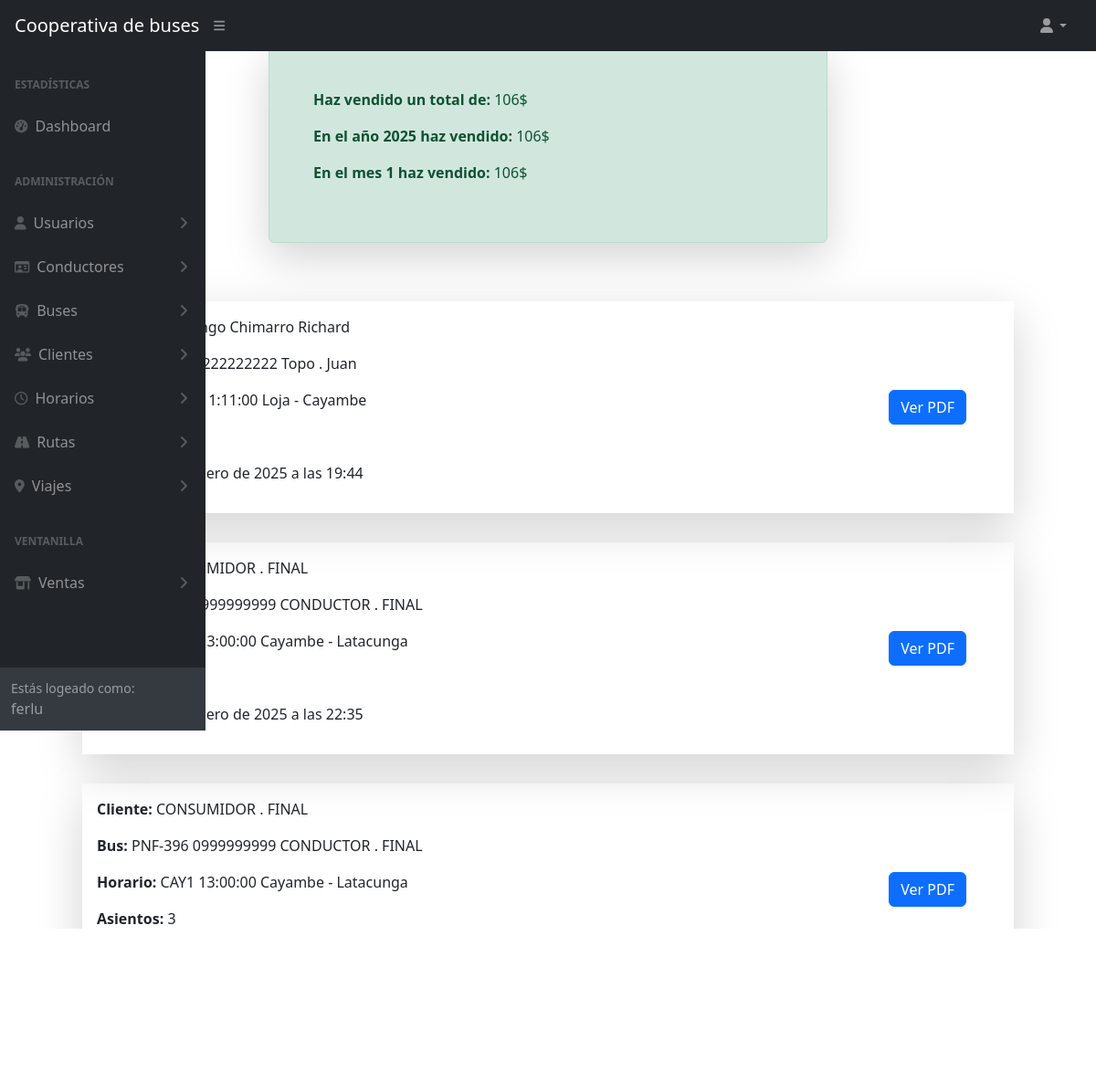
Page /ventas/ (signed in) on the committed database.
### Apps/ventas/models.py (models this page shows, shortened)
class Venta(models.Model):
    id = models.BigAutoField(primary_key=1)
    cliente = models.ForeignKey(Cliente, on_delete=models.RESTRICT, verbose_name='Para qué cliente es el asiento?')
    bus = models.ForeignKey(Buses, on_delete=models.RESTRICT, verbose_name='Unidad')
    horario = models.ForeignKey(Horario, on_delete=models.RESTRICT, verbose_name='Horario')
    asiento = models.ManyToManyField(Asientos, related_name='asientos')
    fecha = models.DateTimeField(auto_now=True, auto_created=True)

### Apps/clientes/models.py (models this page shows)
class Cliente(models.Model):
    id = models.AutoField(primary_key=True)
    dni = models.CharField(unique=True, max_length=10)
    apellido1 = models.CharField(max_length=150)
    apellido2 = models.CharField(max_length=150)
    nombres = models.CharField(max_length=150)
    email = models.EmailField()
    def __str__(self):
        return f'{self.apellido1} {self.apellido2} {self.nombres}'

### Apps/buses/models.py (models this page shows)
class Buses(models.Model):
    id = models.AutoField(primary_key=True)
    placa = models.CharField(max_length=8, unique=True, verbose_name='PLACA')
    foto = models.ImageField(upload_to='buses/', default='buses/bus.png', verbose_name='FOTO DE LA UNIDAD')
    conductor = models.ForeignKey(Conductores, on_delete=models.CASCADE, null=True, verbose_name='CONDUCTOR DE LA UNIDAD')
    marca = models.CharField(max_length=50, verbose_name='MARCA DE LA UNIDAD')
    anio = models.PositiveIntegerField(verbose_name='AÑO DE LA UNIDAD')
    horario = models.ManyToManyField(Horario, verbose_name='HORARIOS', null=True)
    estado = models.CharField(max_length=30, default='ACTIVO', verbose_name='ESTADO DE LA UNIDAD', choices=[('ACTIVO','ACTIVO'),('NO ACTIVO','NO ACTIVO')])
    def __str__(self):
        return f'{self.placa} {self.conductor}'

### Apps/conductores/models.py (models this page shows)
class Conductores(models.Model):
    id = models.AutoField(primary_key=True)
    dni = models.CharField(unique=True, max_length=10)
    foto = models.ImageField(upload_to='conductores/', default='conductores/conductor_default.png')
    apellido1 = models.CharField(max_length=150)
    apellido2 = models.CharField(max_length=150)
    nombres = models.CharField(max_length=150)
    email = models.EmailField()
    celular = models.CharField(max_length=10)
    def __str__(self):
        return f"{self.dni} {self.apellido1} {self.apellido2} {self.nombres}"

### Apps/horarios/models.py (models this page shows)
class Horario(models.Model):
    id = models.AutoField(primary_key=True)
    codigo = models.CharField(max_length=10, unique=True)
    hora = models.TimeField()
    ruta = models.ForeignKey(Ruta, related_name='ruta_del_horario', on_delete=models.DO_NOTHING, blank=True, null=True)
    def __str__(self):
        return f"{self.codigo} {self.hora} {self.ruta}"

### Apps/rutas/models.py (models this page shows)
class Ruta(models.Model):
    id = models.BigAutoField(primary_key=True)
    codigo = models.CharField(max_length=10, unique=True)
    partida = models.TextField(verbose_name='Lugar de Partida')
    destino = models.TextField(verbose_name='Lugar de Llegada')
    precio = models.DecimalField(verbose_name='Precio', default=0.3, max_digits=4, decimal_places=2)
    def __str__(self):
        return f'{self.partida} - {self.destino}'

### Apps/ventas/views.py (the view)
# urls.py: path('', views.dash),
def dash(request):
    context = {'titulo': 'Panel de Ventas',
               'ventas':Venta.objects.all(),
               'total_ventas':Venta.objects.select_related('horario__ruta').aggregate(total_ventas=Sum('horario__ruta__precio'))['total_ventas'],
               'ventas_por_anio':(
                        Venta.objects
                        .annotate(anio=ExtractYear('fecha'))
                        .values('anio')
                        .annotate(total_ventas=Sum('horario__ruta__precio'))
                        .order_by('anio')
                    ),
                'ventas_por_mes':(
                        Venta.objects
                        .annotate(mes=ExtractMonth('fecha'))
                        .values('mes')
                        .annotate(total_ventas=Sum('horario__ruta__precio'))
                        .order_by('mes')
                    )
               }
    return render(request, 'dash.html', context)

### Apps/ventas/templates/dash.html
{% extends 'base.html' %}
{% block body %}
<div class="row d-flex justify-content-center">
    <div class="alert alert-success col-6 shadow-lg m-5 p-5">
        <p><b>Haz vendido un total de: </b>{{total_ventas}}$</p>
        {% for anio in ventas_por_anio %}
            <p><b>En el año {{anio.anio}} haz vendido: </b>{{anio.total_ventas}}$</p>
        {% endfor %}
        {% for mes in ventas_por_mes %}
            <p><b>En el mes {{mes.mes}} haz vendido: </b>{{mes.total_ventas}}$</p>
        {% endfor %}
    </div>
</div>
<div class="row d-flex justify-content-center">
    {% for v in ventas %}
    <div class="col-10 container shadow-lg m-3 p-3">
        <div class="row">
            <div class="col-6">
                <p><b>Cliente:</b> {{v.cliente}}</p>
                <p><b>Bus:</b> {{v.bus}}</p>
                <p><b>Horario:</b> {{v.horario}}</p>
                <p><b>Asientos:</b> {{v.asiento.count}}</p>
                <p><b>Fecha:</b> {{v.fecha}}</p>
            </div>
            <div class="col-6 d-flex align-items-center justify-content-end p-5">
                <a href="/facturas/factura/{{v.id}}/pdf/" class="btn btn-primary" >Ver PDF</a>
            </div>
        </div>
    </div>
    {% endfor %}
</div>
{% endblock %}

### Apps/web/templates/base.html (shortened to what this page needs)
{% load static %}
<!DOCTYPE html>
<html lang="es" data-bs-theme="light">
<head>
    <link rel="stylesheet" href="{% static 'css/styles.css' %}">
    <link rel="stylesheet" href="https://cdnjs.cloudflare.com/ajax/libs/izitoast/1.4.0/css/iziToast.min.css"
 />
    <link href="https://cdn.jsdelivr.net/npm/select2@4.1.0-rc.0/dist/css/select2.min.css" rel="stylesheet" />
    <link rel="stylesheet" href="https://cdn.datatables.net/2.2.1/css/dataTables.bootstrap5.css">
    <link rel="stylesheet" href="https://cdn.datatables.net/buttons/3.2.0/css/buttons.bootstrap5.css">
</head>
<body class="sb-nav-fixed">
    <nav class="sb-topnav navbar navbar-expand navbar-dark bg-dark">
        <a class="navbar-brand ps-3" href="/">Cooperativa de buses</a>
        <button class="btn btn-link btn-sm order-1 order-lg-0 me-4 me-lg-0" id="sidebarToggle" href="#!"><i class="fas fa-bars"></i></button>
        {% if user.is_authenticated %}
        <ul class="navbar-nav ms-auto ms-md-0 me-3 me-lg-4">
            <li class="nav-item dropdown">
                <a class="nav-link dropdown-toggle" id="navbarDropdown" href="#" role="button" data-bs-toggle="dropdown" aria-expanded="false"><i class="fas fa-user fa-fw"></i></a>
            </li>
        </ul>
        {% endif %}
    </nav>
    <div id="layoutSidenav">
        <div id="layoutSidenav_nav">
            <nav class="sb-sidenav accordion sb-sidenav-dark" id="sidenavAccordion">
                <div class="sb-sidenav-menu">
                    <div class="nav">
                        <div class="sb-sidenav-menu-heading">Estadísticas</div>
                        <a class="nav-link" href="/">
                            <div class="sb-nav-link-icon"><i class="fas fa-tachometer-alt"></i></div>
                            Dashboard
                        </a>
                        <div class="sb-sidenav-menu-heading">Administración</div>
                        <a class="nav-link collapsed" href="#" data-bs-toggle="collapse" data-bs-target="#collapseLayouts" aria-expanded="false" aria-controls="collapseLayouts">
                            <div class="sb-nav-link-icon"><i class="fas fa-user"></i></div>
                            Usuarios
                            <div class="sb-sidenav-collapse-arrow"><i class="fas fa-angle-down"></i></div>
                        </a>
                        <a class="nav-link collapsed" href="#" data-bs-toggle="collapse" data-bs-target="#conductores" aria-expanded="false" aria-controls="collapseLayouts">
                            <div class="sb-nav-link-icon"><i class="fa-regular fa-id-card"></i></div>
                            Conductores
                            <div class="sb-sidenav-collapse-arrow"><i class="fas fa-angle-down"></i></div>
                        </a>
                        <a class="nav-link collapsed" href="#" data-bs-toggle="collapse" data-bs-target="#buses" aria-expanded="false" aria-controls="collapseLayouts">
                            <div class="sb-nav-link-icon"><i class="fa-solid fa-bus"></i></div>
                            Buses
                            <div class="sb-sidenav-collapse-arrow"><i class="fas fa-angle-down"></i></div>
                        </a>
                        <a class="nav-link collapsed" href="#" data-bs-toggle="collapse" data-bs-target="#clientes" aria-expanded="false" aria-controls="collapseLayouts">
                            <div class="sb-nav-link-icon"><i class="fa fa-users"></i></div>
                            Clientes
                            <div class="sb-sidenav-collapse-arrow"><i class="fas fa-angle-down"></i></div>
                        </a>
                        <a class="nav-link collapsed" href="#" data-bs-toggle="collapse" data-bs-target="#horarios" aria-expanded="false" aria-controls="collapseLayouts">
                            <div class="sb-nav-link-icon"><i class="fa-regular fa-clock"></i></div>
                            Horarios
                            <div class="sb-sidenav-collapse-arrow"><i class="fas fa-angle-down"></i></div>
                        </a>
                        <a class="nav-link collapsed" href="#" data-bs-toggle="collapse" data-bs-target="#rutas" aria-expanded="false" aria-controls="collapseLayouts">
                            <div class="sb-nav-link-icon"><i class="fa-solid fa-road"></i></div>
                            Rutas
                            <div class="sb-sidenav-collapse-arrow"><i class="fas fa-angle-down"></i></div>
                        </a>
                        <a class="nav-link collapsed" href="#" data-bs-toggle="collapse" data-bs-target="#viajes" aria-expanded="false" aria-controls="collapseLayouts">
                            <div class="sb-nav-link-icon"><i class="fa-solid fa-location-dot"></i></div>
                            Viajes
                            <div class="sb-sidenav-collapse-arrow"><i class="fas fa-angle-down"></i></div>
                        </a>
                        <div class="sb-sidenav-menu-heading">Ventanilla</div>
                        <a class="nav-link collapsed" href="#" data-bs-toggle="collapse" data-bs-target="#ventas" aria-expanded="false" aria-controls="collapseLayouts">
                            <div class="sb-nav-link-icon"><i class="fa-solid fa-shop"></i></div>
                            Ventas
                            <div class="sb-sidenav-collapse-arrow"><i class="fas fa-angle-down"></i></div>
                        </a>
                    </div>
                </div>
                {% if user.is_authenticated %}
                <div class="sb-sidenav-footer">
                    <div class="small">Estás logeado como: </div>
                    {{user}}
                </div>
                {% endif %}
            </nav>
        </div>
    </div>
    <div class="layoutSidenav_content">
        {% block body %}
        {% endblock %}
    </div>
</body>
<footer>
    <div class="row d-flex justify-content-center">
        <div class="col-12 m-3 text-center">
            <br>
        </div>
    </div>
</footer>
</html>

### rows in the picture
Venta: cliente "Farinango Chimarro Richard", bus "ILY-1111 2222222222 Topo . Juan", horario "H100 11:11:00 Loja - Cayambe", fecha "13 de enero de 2025 a las 19:44"
Venta: cliente "CONSUMIDOR . FINAL", bus "PNF-396 0999999999 CONDUCTOR . FINAL", horario "CAY1 13:00:00 Cayambe - Latacunga", fecha "13 de enero de 2025 a las 22:35"
Venta: cliente "CONSUMIDOR . FINAL", bus "PNF-396 0999999999 CONDUCTOR . FINAL", horario "CAY1 13:00:00 Cayambe - Latacunga", asiento.count "3"

### other values in the picture
{{ user }} "ferlu"
{{ total_ventas }} "106"
{{ anio.anio }} "2025"
{{ anio.total_ventas }} "106"
{{ mes.mes }} "1"
{{ mes.total_ventas }} "106"
